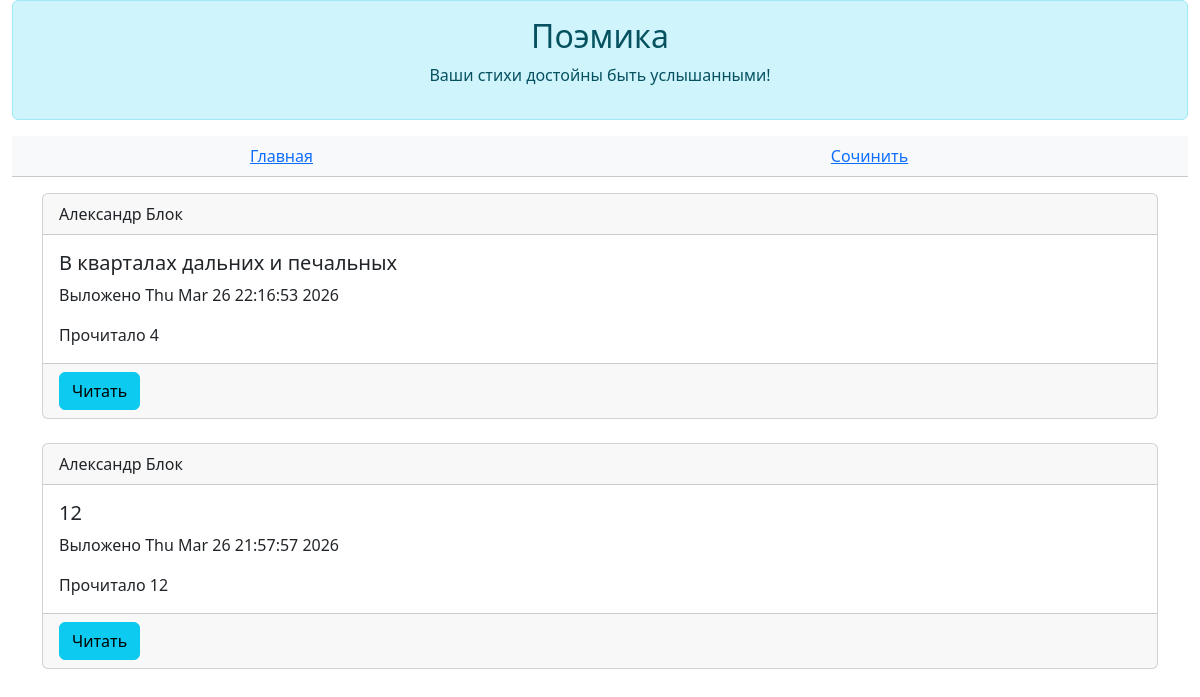
The app's page /poems, older data.
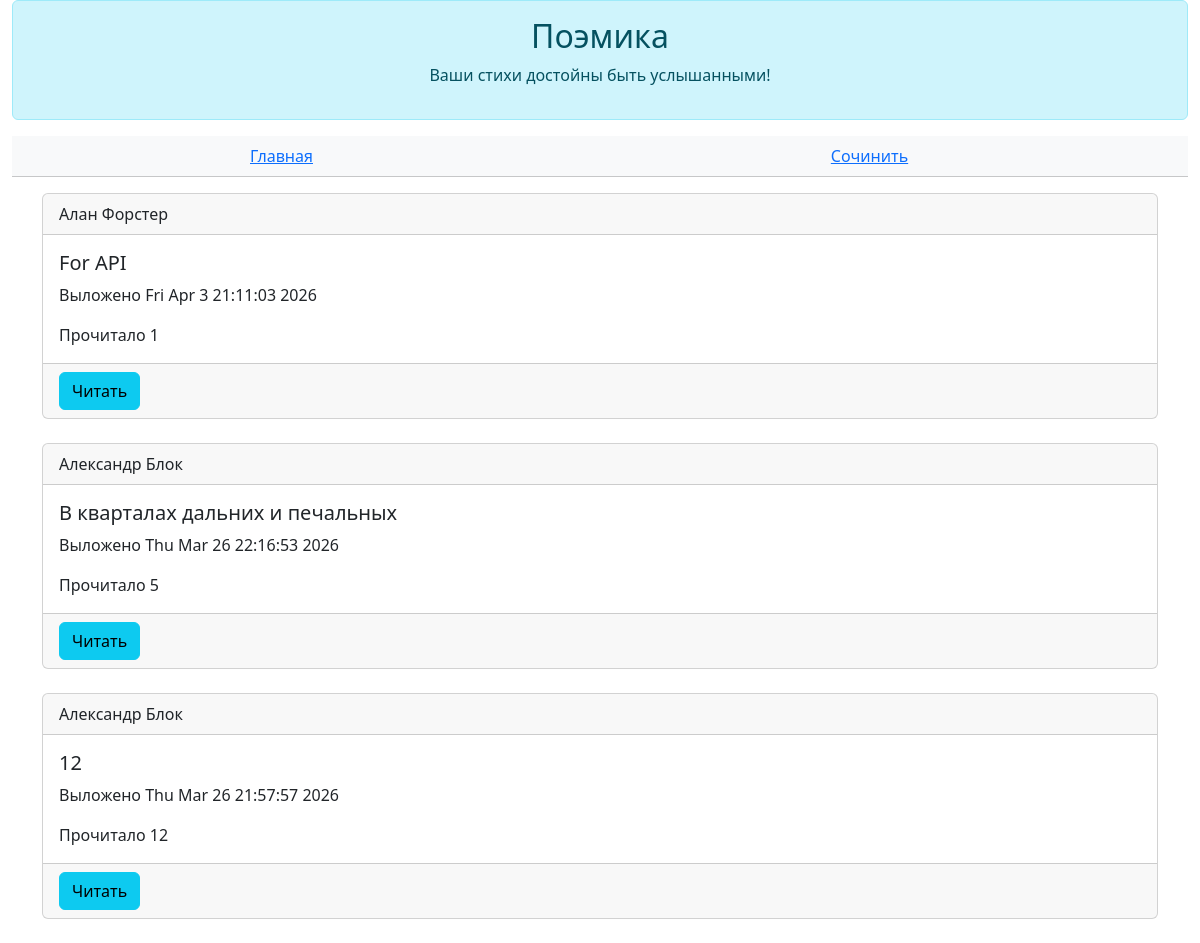
The same page, newer data.
### data/all_models.py (models this page shows)
class Poem(SqlAlchemyBase, SerializerMixin):
    __tablename__ = "poems"
    id = sqlalchemy.Column(sqlalchemy.Integer, primary_key=True, autoincrement=True)
    author_id = sqlalchemy.Column(sqlalchemy.Integer, sqlalchemy.ForeignKey(User.id))
    author = orm.relationship("User")
    title = sqlalchemy.Column(sqlalchemy.String(25))
    body = sqlalchemy.Column(sqlalchemy.Text)
    read_count = sqlalchemy.Column(sqlalchemy.Integer, default=0)
    is_private = sqlalchemy.Column(sqlalchemy.Boolean, default=True)
    created = sqlalchemy.Column(sqlalchemy.DateTime, default=datetime.datetime.now())

class User(SqlAlchemyBase, UserMixin, SerializerMixin):
    __tablename__ = "users"
    id = sqlalchemy.Column(sqlalchemy.Integer, primary_key=True, autoincrement=True)
    login = sqlalchemy.Column(sqlalchemy.String)
    name = sqlalchemy.Column(sqlalchemy.String)
    email = sqlalchemy.Column(sqlalchemy.String, unique=True)
    description = sqlalchemy.Column(sqlalchemy.Text, default="Я поэт, тем и интересен")
    hashed_password = sqlalchemy.Column(sqlalchemy.String)
    poems = orm.relationship("Poem", back_populates="author")

### main.py (the view)
@app.route("/poems")
def poems():
    poems = db.query(Poem).all()
    return flask.render_template("poems.html", poems=poems[::-1], user=current_user)

### templates/poems.html (shortened to what this page needs)
{% extends 'base.html' %}
{% block _header %}
    <table class="table table-light text-center">
        <tbody>
            <tr>
                <td>
                    <a href="/">Главная</a>
                </td>
                <td>
                    <a href="/poem/create">Сочинить</a>
                </td>
            </tr>
        </tbody>
    </table>
{% endblock %}
{% block _body %}
    {% for poem in poems %}
        {% if not poem.is_private%}
            <div class="card">
                <div class="card-header">
                    {{poem.author.login}}
                </div>
                <div class="card-body">
                    <h5 class="card-title">{{poem.title}}</h5>
                    <p class="card-text">Выложено {{poem.created.ctime()}}</p>
                    <p class="card-text">Прочитало {{poem.read_count}}</p>
                </div>
                <div class="card-footer">
                    <button class="btn btn-info" onclick="location.href='/poem/read/{{poem.id}}'">Читать</button>
                </div>
            </div>
            <br/>
        {% endif %}
    {% endfor %}
{% endblock %}

### templates/base.html (shortened to what this page needs)
<!doctype html>
<html lang="en">
  <head>
    <link href="https://cdn.jsdelivr.net/npm/bootstrap@5.3.3/dist/css/bootstrap.min.css" rel="stylesheet">
  </head>
  <body>
    <div class="container-fluid">
        <div class="alert alert-info" role="alert">
            <h2 class="text-center">Поэмика</h2>
            <p class="text-center">Ваши стихи достойны быть услышанными!</p>
        </div>
        {% block _header %}
        {% endblock %}
    </div>
    <div class="container">
      {% block _body %}{% endblock %}
    </div>
  </body>
</html>

Row changes from the older to the newer data that the page shows:
added Poem: author.login "Алан Форстер", title "For API", created.ctime "Fri Apr 3 21:11:03 2026", read_count "1"
changed Poem "В кварталах дальних и печальных": read_count "4" → "5"
